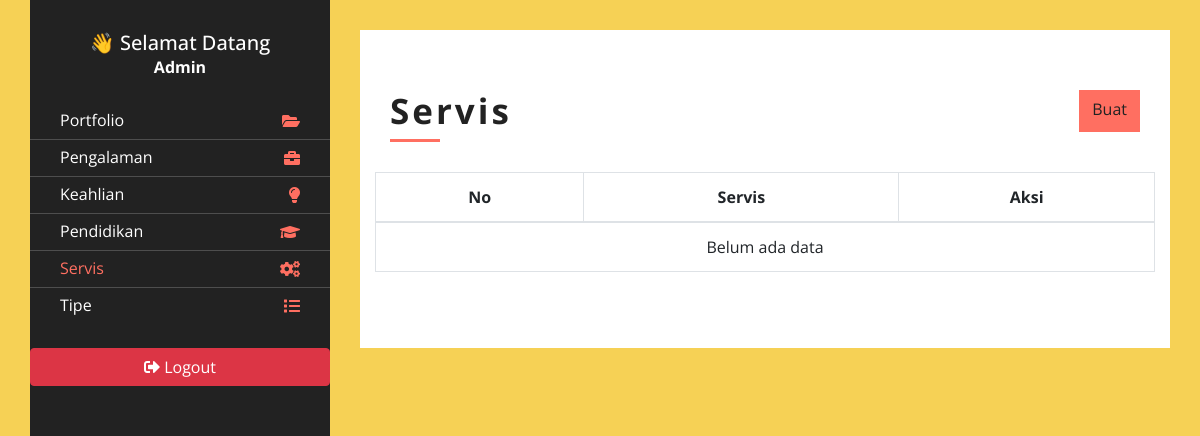
The page /admin/index.php?page=service (signed in) on the database as committed earlier.
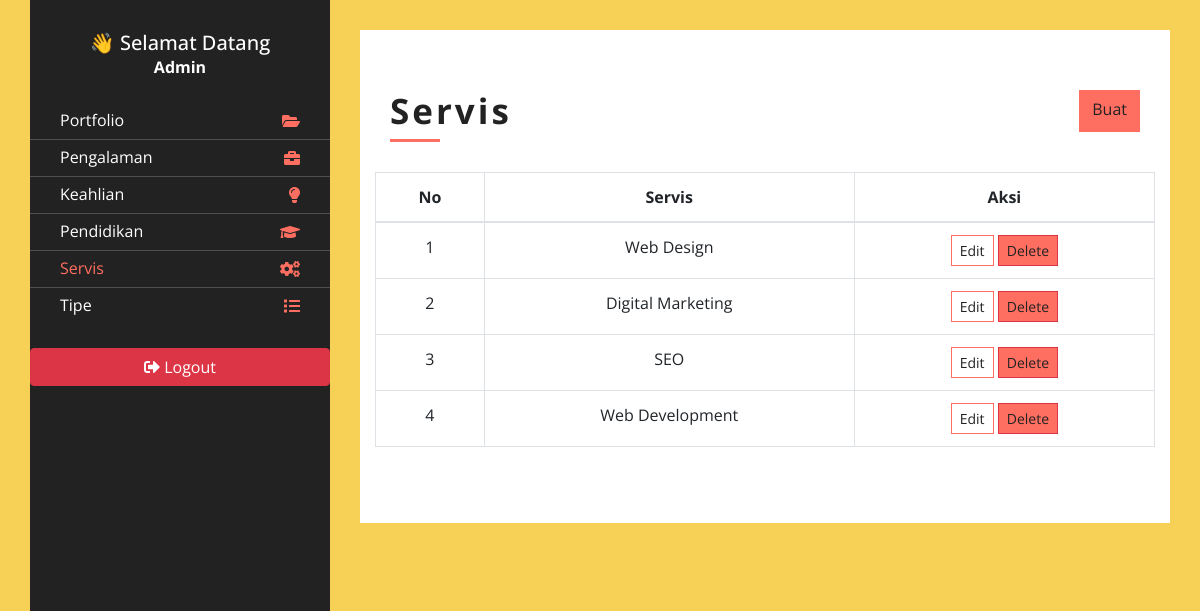
The same page on the database as committed later.
### tables this page shows
CREATE TABLE `services` (
  `id` int(11) NOT NULL,
  `service_name` varchar(50) NOT NULL,
  `description` text NOT NULL,
  `icon` varchar(50) NOT NULL
);

### admin/content/service.php (the view, shortened to what this page needs)
<?php
    $query = mysqli_query($conn, "SELECT * FROM services
            ORDER BY service_name ASC
    ");
    $rows = mysqli_fetch_all($query, MYSQLI_ASSOC);
?>
<div class="about">
  <div class="content-inner">
    <div class="content-header d-flex justify-content-between">
        <h2>Servis</h2>
        <a href="?page=add-edit_service" class="btn ">Buat</a>
    </div>
    <div class="row align-items-center">
    <table class="table table-bordered text-center">
      <thead>
          <tr>
              <th>No</th>
              <th>Servis</th>
              <th>Aksi</th>
          </tr>
      </thead>
      <tbody>
          <?php
          $no = 1;
          foreach ($rows as $row) {
          ?>
              <tr>
                  <td><?php echo $no++ ?></td>
                  <td><?php echo $row['service_name'] ?></td>
                  <td>
                      <a class="btn  btn-sm" style="background-color:white; border: 1px solid #FF6F61" href="?page=add-edit_service&id=<?php echo $row['id'] ?>">Edit</a>
                      <a class="btn btn-danger btn-sm" onclick="return confirm('Yakin ingin delete ?')" href="?page=service&delete=<?php echo $row['id'] ?>">Delete</a>
                  </td>
              </tr>
          <?php
          }
          ?>
          <?php if (empty($rows)) : ?>
              <tr>
                  <td colspan="6">Belum ada data</td>
              </tr>
          <?php endif ?>
      </tbody>
    </table>
    </div>
  </div>
</div>

### admin/index.php (shortened to what this page needs)
<!DOCTYPE html>
<html lang="en">
<head>
    <link href="https://stackpath.bootstrapcdn.com/bootstrap/4.4.1/css/bootstrap.min.css" rel="stylesheet">
    <link href="https://cdnjs.cloudflare.com/ajax/libs/font-awesome/5.10.0/css/all.min.css" rel="stylesheet">
    <link href="../lib/slick/slick.css" rel="stylesheet">
    <link href="../lib/slick/slick-theme.css" rel="stylesheet">
    <link href="../lib/lightbox/css/lightbox.min.css" rel="stylesheet">
    <link href="https://cdn.jsdelivr.net/npm/summernote@0.9.0/dist/summernote-bs4.min.css" rel="stylesheet">
    <link href="../css/style.css" rel="stylesheet">
</head>
<body data-spy="scroll" data-target=".navbar" data-offset="51">
    <div class="wrapper">
        <?php include "inc/sidebar.php"; ?>
        <div class="content">
        <?php
            if(isset($_GET['page']) && file_exists('content/'. $_GET['page'] .'.php')) {
                include 'content/'. $_GET['page'] .'.php';
            }else {
                include 'content/porto.php';
            }
        ?>
        </div>
    </div>
</body>
</html>

### admin/inc/sidebar.php (shortened to what this page needs)
<div class="sidebar">
    <div class="sidebar-content">
        <nav class="navbar navbar-expand-md bg-dark navbar-dark flex-column align-items-start">
            <div class="text-center w-100 py-3 text-white">
                <h5 class="mb-0">👋 Selamat Datang</h5>
                <p class="mb-2 font-weight-bold"><?= $_SESSION['nama']; ?></p>
            </div>
            <div class="collapse navbar-collapse w-100" id="navbarCollapse">
                <ul class="nav navbar-nav w-100">
                    <?php $currentPage = $_GET['page'] ?? 'porto'; ?>
                    <li class="nav-item">
                        <a class="nav-link <?= $currentPage === 'porto' ? 'aktif' : '' ?>" href="?page=porto">
                            <i class="fa fa-folder-open"></i> Portfolio
                        </a>
                    </li>
                    <li class="nav-item">
                        <a class="nav-link <?= $currentPage === 'experience' ? 'aktif' : '' ?>" href="?page=experience">
                            <i class="fa fa-briefcase"></i> Pengalaman
                        </a>
                    </li>
                    <li class="nav-item">
                        <a class="nav-link <?= $currentPage === 'skill' ? 'aktif' : '' ?>" href="?page=skill">
                            <i class="fa fa-lightbulb"></i> Keahlian
                        </a>
                    </li>
                    <li class="nav-item">
                        <a class="nav-link <?= $currentPage === 'education' ? 'aktif' : '' ?>" href="?page=education">
                            <i class="fa fa-graduation-cap"></i> Pendidikan
                        </a>
                    </li>
                    <li class="nav-item">
                        <a class="nav-link <?= $currentPage === 'service' ? 'aktif' : '' ?>" href="?page=service">
                            <i class="fa fa-cogs"></i> Servis
                        </a>
                    </li>
                    <li class="nav-item">
                        <a class="nav-link <?= $currentPage === 'type' ? 'aktif' : '' ?>" href="?page=type">
                            <i class="fa fa-list"></i> Tipe
                        </a>
                    </li>
                </ul>
            </div>
            <div class="w-100 text-center mt-4">
                <a href="inc/logout.php" class="btn btn-danger btn-block">
                    <i class="fa fa-sign-out-alt"></i> Logout
                </a>
            </div>
        </nav>
    </div>
</div>

### css/style.css (style rules this page uses)
body { color: #666666; background: #f6d155; font-family: 'Open Sans', sans-serif; }
a { color: #222222; transition: all 0.3s; }
.wrapper { position: relative; margin: 0 auto; width: 100%; max-width: 1140px; }
.wrapper .sidebar { position: relative; width: 100%; float: left; background: #222222; }
.wrapper .content { position: relative; width: 100%; padding: 15px; float: left; background: #f6d155; }
.navbar { padding: 15px; background: #222222 !important; }
.navbar-expand-md .navbar-nav .nav-item { width: 100%; border-top: 1px solid rgba(255, 255, 255, 0.2); }
.navbar-expand-md .navbar-nav .nav-item:first-child { border-top: none; }
.navbar-expand-md .navbar-nav .nav-link { color: #ffffff; padding: 5px 15px 7px 15px; transition: all 0.3s; }
.navbar-expand-md .navbar-nav .nav-link i { color: #ff6f61; float: right; padding-top: 5px; transition: all 0.3s; }
.wrapper .sidebar, .wrapper .content { -webkit-transition: margin 200ms ease-out; -moz-transition: margin 200ms ease-out; -o-transition: margin 200ms ease-out; transition: margin 200ms ease-out; }
@media (min-width: 768px) { .wrapper .content { padding: 30px 0px 30px 30px; } }
@media (min-width: 768px) { .wrapper .content::before, .wrapper .content::after { position: fixed; content: ''; width: 100%; height: 30px; background: #f6d155; z-index: 1; } }
@media (min-width: 768px) { .wrapper .content::before { top: 0; } }
@media (min-width: 768px) { .wrapper .content::after { bottom: 0; } }
@media (min-width: 768px) { .wrapper .sidebar { position: fixed; width: 300px; height: 100%; margin-left: -250px; float: left; overflow: auto; scrollbar-width: thin; scrollbar-color: gray; z-index: 2; } }
@media (min-width: 768px) { .wrapper .content { position: relative; width: calc(100% - 50px); margin-left: 50px; float: right; } }
@media (min-width: 768px) { .navbar { padding: 15px 0; flex-direction: column; } }
@media (min-width: 992px) { .wrapper .sidebar { margin: 0; } }
@media (min-width: 992px) { .wrapper .content { width: calc(100% - 300px); margin-left: 300px; } }
@media (min-width: 992px) { .navbar-expand-md .navbar-nav .nav-link { padding: 5px 30px 7px 30px; } }
.content-header { position: relative; width: 100%; margin-bottom: 30px; padding-bottom: 10px; }
.content-header h2 { color: #222222; font-size: 35px; font-weight: 700; letter-spacing: 3px; margin: 0; }
.content-header::after { content: ''; position: absolute; display: block; width: 50px; height: 3px; bottom: 0; left: 0; background: #ff6f61; }
.about { position: relative; padding: 60px 30px; background: #ffffff; border-bottom: 30px solid #f6d155; }
.about .btn { border-radius: 0; color: #222222; background: #ff6f61; transition: all 0.3s; }

### admin/index.php (style rules this page uses)
.navbar-expand-md .navbar-nav .nav-link.aktif { color: #ff6f61; }

Rows that differ between the two databases and show on the page:
added services: service_name "Web Design"
added services: service_name "Digital Marketing"
added services: service_name "SEO"
added services: service_name "Web Development"
Other text that changed with them:
text no longer shown: "Belum ada data"
